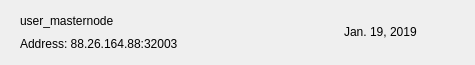
<?xml version="1.0" encoding="UTF-8"?>
<ui version="4.0">
 <class>MNRow</class>
 <widget class="QWidget" name="MNRow">
  <property name="geometry">
   <rect>
    <x>0</x>
    <y>0</y>
    <width>475</width>
    <height>65</height>
   </rect>
  </property>
  <property name="windowTitle">
   <string>Form</string>
  </property>
  <property name="styleSheet">
   <string notr="true"/>
  </property>
  <layout class="QVBoxLayout" name="verticalLayout_2">
   <property name="spacing">
    <number>0</number>
   </property>
   <property name="leftMargin">
    <number>20</number>
   </property>
   <property name="topMargin">
    <number>0</number>
   </property>
   <property name="rightMargin">
    <number>20</number>
   </property>
   <property name="bottomMargin">
    <number>0</number>
   </property>
   <item>
    <widget class="QFrame" name="frame_2">
     <property name="styleSheet">
      <string notr="true">border:none;</string>
     </property>
     <property name="frameShape">
      <enum>QFrame::StyledPanel</enum>
     </property>
     <property name="frameShadow">
      <enum>QFrame::Raised</enum>
     </property>
     <layout class="QHBoxLayout" name="horizontalLayout">
      <property name="leftMargin">
       <number>0</number>
      </property>
      <property name="rightMargin">
       <number>0</number>
      </property>
      <item>
       <widget class="QFrame" name="frame">
        <property name="styleSheet">
         <string notr="true">border:none;padding:0px;</string>
        </property>
        <property name="frameShape">
         <enum>QFrame::StyledPanel</enum>
        </property>
        <property name="frameShadow">
         <enum>QFrame::Raised</enum>
        </property>
        <layout class="QVBoxLayout" name="verticalLayout">
         <property name="spacing">
          <number>0</number>
         </property>
         <property name="leftMargin">
          <number>0</number>
         </property>
         <property name="topMargin">
          <number>0</number>
         </property>
         <property name="rightMargin">
          <number>0</number>
         </property>
         <property name="bottomMargin">
          <number>0</number>
         </property>
         <item>
          <widget class="QLabel" name="labelName">
           <property name="text">
            <string>user_masternode</string>
           </property>
          </widget>
         </item>
         <item>
          <widget class="QLabel" name="labelAddress">
           <property name="text">
            <string>Address: 88.26.164.88:32003</string>
           </property>
          </widget>
         </item>
        </layout>
       </widget>
      </item>
      <item>
       <spacer name="horizontalSpacer">
        <property name="orientation">
         <enum>Qt::Horizontal</enum>
        </property>
        <property name="sizeHint" stdset="0">
         <size>
          <width>40</width>
          <height>20</height>
         </size>
        </property>
       </spacer>
      </item>
      <item>
       <widget class="QLabel" name="labelDate">
        <property name="text">
         <string>Jan. 19, 2019</string>
        </property>
       </widget>
      </item>
      <item>
       <widget class="QPushButton" name="pushButtonMenu">
        <property name="focusPolicy">
         <enum>Qt::NoFocus</enum>
        </property>
        <property name="styleSheet">
         <string notr="true">border:none; background-color:transparent; padding:0px;</string>
        </property>
        <property name="text">
         <string/>
        </property>
        <property name="icon">
         <iconset>
          <normaloff>:/ic-menu-hover</normaloff>:/ic-menu-hover</iconset>
        </property>
        <property name="iconSize">
         <size>
          <width>24</width>
          <height>24</height>
         </size>
        </property>
       </widget>
      </item>
     </layout>
    </widget>
   </item>
   <item>
    <widget class="QLabel" name="lblDivisory">
     <property name="minimumSize">
      <size>
       <width>0</width>
       <height>1</height>
      </size>
     </property>
     <property name="maximumSize">
      <size>
       <width>16777215</width>
       <height>1</height>
      </size>
     </property>
     <property name="text">
      <string/>
     </property>
     <property name="alignment">
      <set>Qt::AlignBottom|Qt::AlignLeading|Qt::AlignLeft</set>
     </property>
    </widget>
   </item>
  </layout>
 </widget>
 <resources/>
 <connections/>
</ui>
